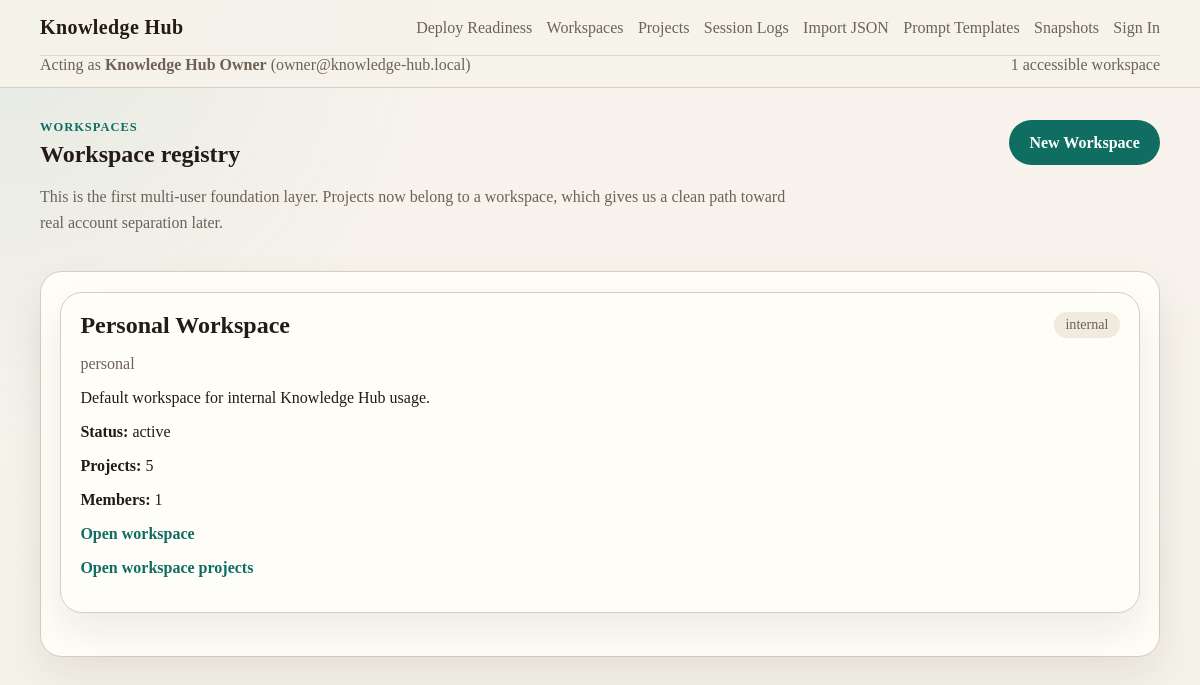
The page /workspaces/ on the database its author committed.
### src/knowledge_hub/models.py (models this page shows)
class TimestampMixin(CreatedAtMixin):
    updated_at: Mapped[DateTime] = mapped_column(
        DateTime(timezone=True),
        server_default=func.now(),
        onupdate=func.now(),
        nullable=False,
    )

class User(Base, TimestampMixin):
    __tablename__ = "users"
    id: Mapped[int] = mapped_column(primary_key=True)
    email: Mapped[str] = mapped_column(String(255), unique=True, index=True, nullable=False)
    display_name: Mapped[str] = mapped_column(String(200), nullable=False)
    status: Mapped[str] = mapped_column(String(50), nullable=False, default="active")
    memberships: Mapped[list["WorkspaceMembership"]] = relationship(
        back_populates="user",
        cascade="all, delete-orphan",
    )
    login_tokens: Mapped[list["LoginToken"]] = relationship(
        back_populates="user",
        cascade="all, delete-orphan",
    )

class Workspace(Base, TimestampMixin):
    __tablename__ = "workspaces"
    id: Mapped[int] = mapped_column(primary_key=True)
    slug: Mapped[str] = mapped_column(String(120), unique=True, index=True, nullable=False)
    name: Mapped[str] = mapped_column(String(200), nullable=False)
    description: Mapped[str | None] = mapped_column(Text)
    plan: Mapped[str] = mapped_column(String(50), nullable=False, default="internal")
    status: Mapped[str] = mapped_column(String(50), nullable=False, default="active")
    projects: Mapped[list["Project"]] = relationship(
        back_populates="workspace",
        cascade="all, delete-orphan",
    )
    memberships: Mapped[list["WorkspaceMembership"]] = relationship(
        back_populates="workspace",
        cascade="all, delete-orphan",
    )

### src/knowledge_hub/blueprints/workspaces.py (the view)
@bp.get("/")
def index():
    session = get_session()
    workspace_ids = sorted(getattr(g, "accessible_workspace_ids", set()))
    workspaces = session.scalars(
        select(Workspace)
        .where(Workspace.id.in_(workspace_ids))
        .order_by(Workspace.name.asc(), Workspace.slug.asc())
    ).all()
    counts = dict(
        session.execute(
            select(Project.workspace_id, func.count(Project.id))
            .group_by(Project.workspace_id)
        ).all()
    )
    member_counts = dict(
        session.execute(
            select(WorkspaceMembership.workspace_id, func.count(WorkspaceMembership.id))
            .group_by(WorkspaceMembership.workspace_id)
        ).all()
    )
    return render_template(
        "workspaces/index.html",
        page_title="Workspaces",
        workspaces=workspaces,
        project_counts=counts,
        member_counts=member_counts,
    )

### src/knowledge_hub/db.py (called while the page is built)
def init_db(app: Flask) -> Engine:
    database_url = app.config["DATABASE_URL"]
    connect_args = {"check_same_thread": False} if database_url.startswith("sqlite") else {}
    engine = create_engine(database_url, connect_args=connect_args)
    SessionLocal.configure(bind=engine)
    app.extensions["knowledge_hub_engine"] = engine
    @app.teardown_appcontext
    def remove_session(_exception=None) -> None:
        SessionLocal.remove()
    return engine

def get_session():
    return SessionLocal()

### src/knowledge_hub/services/access.py (called while the page is built, shortened)
def resolve_request_actor(
    db_session: Session,
    config,
    request: Request,
) -> tuple[User | None, str]:
    actor = ensure_default_owner(db_session, config, commit=False)
    if actor_override_enabled(config):
        requested_email = extract_requested_actor_email(request)
    session_actor = resolve_session_actor(db_session)
    if session_actor is not None:
        return session_actor, "session"
    if auth_required(config):
        return None, "anonymous"
    return actor, "default_owner"

def actor_override_enabled(config) -> bool:
    env_name = str(config.get("ENV_NAME", "development")).strip().lower()
    if env_name == "production":
        return False
    return bool(config.get("DEV_ACTOR_OVERRIDE_ENABLED", True))

def auth_required(config) -> bool:
    return bool(config.get("AUTH_REQUIRED", False))

def extract_requested_actor_email(request: Request) -> str | None:
    for value in (
        request.headers.get(DEV_ACTOR_EMAIL_HEADER),
        request.args.get(DEV_ACTOR_QUERY_PARAM),
        request.form.get(DEV_ACTOR_QUERY_PARAM),
        request.cookies.get(DEV_ACTOR_COOKIE),
    ):
        cleaned = str(value or "").strip()
        if cleaned:
            return cleaned
    return None

def should_clear_actor_override(request: Request) -> bool:
    value = request.args.get(DEV_ACTOR_CLEAR_PARAM) or request.form.get(DEV_ACTOR_CLEAR_PARAM)
    if value is None:
        return False
    return str(value).strip().lower() in {"1", "true", "yes", "on"}

def list_accessible_workspace_ids(db_session: Session, actor: User) -> list[int]:
    return db_session.scalars(
        select(WorkspaceMembership.workspace_id)
        .where(
            WorkspaceMembership.user_id == actor.id,
            WorkspaceMembership.status == "active",
        )
        .order_by(WorkspaceMembership.workspace_id.asc())
    ).all()

### src/knowledge_hub/services/ownership.py (called while the page is built)
def _config_value(config, key: str, fallback):
    if config is None:
        return fallback
    return config.get(key, fallback)

### src/knowledge_hub/templates/workspaces/index.html
{% extends "base.html" %}
{% block content %}
<section class="section-header">
    <div>
        <p class="eyebrow">Workspaces</p>
        <h1>Workspace registry</h1>
        <p class="lead">This is the first multi-user foundation layer. Projects now belong to a workspace, which gives us a clean path toward real account separation later.</p>
    </div>
    <a class="button button-primary" href="{{ url_for('workspaces.create') }}">New Workspace</a>
</section>
<section class="panel">
    {% if workspaces %}
        <div class="card-grid">
            {% for workspace in workspaces %}
                <div class="project-card">
                    <div class="project-card-header">
                        <h2><a href="{{ url_for('workspaces.detail', slug=workspace.slug) }}">{{ workspace.name }}</a></h2>
                        <span class="pill">{{ workspace.plan }}</span>
                    </div>
                    <p class="muted">{{ workspace.slug }}</p>
                    <p>{{ workspace.description or "No description yet." }}</p>
                    <p><strong>Status:</strong> {{ workspace.status }}</p>
                    <p><strong>Projects:</strong> {{ project_counts.get(workspace.id, 0) }}</p>
                    <p><strong>Members:</strong> {{ member_counts.get(workspace.id, 0) }}</p>
                    <p><a class="text-link" href="{{ url_for('workspaces.detail', slug=workspace.slug) }}">Open workspace</a></p>
                    <p><a class="text-link" href="{{ url_for('projects.index', workspace=workspace.slug) }}">Open workspace projects</a></p>
                </div>
            {% endfor %}
        </div>
    {% else %}
        <div class="empty-state">
            <h2>No workspaces yet</h2>
            <p>Create a workspace before you start separating projects for future multi-user use.</p>
        </div>
    {% endif %}
</section>
{% endblock %}

### src/knowledge_hub/templates/base.html (shortened to what this page needs)
<!doctype html>
<html lang="en">
<head>
    <link rel="stylesheet" href="{{ url_for('static', filename='site.css') }}">
</head>
<body>
    <header class="site-header">
        <div class="header-inner">
            <a class="brand" href="{{ url_for('main.home') }}">Knowledge Hub</a>
            <nav class="main-nav">
                {% if current_actor or not auth_required %}
                    <a href="{{ url_for('main.deploy_readiness') }}">Deploy Readiness</a>
                    <a href="{{ url_for('workspaces.index') }}">Workspaces</a>
                    <a href="{{ url_for('projects.index') }}">Projects</a>
                    <a href="{{ url_for('session_logs.index') }}">Session Logs</a>
                    <a href="{{ url_for('session_logs.create') }}">Import JSON</a>
                    <a href="{{ url_for('prompt_templates.index') }}">Prompt Templates</a>
                    <a href="{{ url_for('snapshots.index') }}">Snapshots</a>
                {% endif %}
                {% if current_actor_source == "session" %}
                    <form method="post" action="{{ url_for('auth.logout') }}" class="inline-form">
                        <button class="nav-button" type="submit">Sign Out</button>
                    </form>
                {% else %}
                    <a href="{{ url_for('auth.login', next=request.path if auth_required else None) }}">Sign In</a>
                {% endif %}
            </nav>
        </div>
        {% if current_actor %}
            <div class="header-inner actor-bar">
                <div class="muted">
                    Acting as <strong>{{ current_actor.display_name }}</strong> ({{ current_actor.email }})
                </div>
                <div class="muted">
                    {{ accessible_workspaces | length }} accessible workspace{{ "" if accessible_workspaces | length == 1 else "s" }}
                </div>
            </div>
        {% elif auth_required %}
            <div class="header-inner actor-bar">
                <div class="muted">
                    Private mode is enabled. Sign in to access your workspace data.
                </div>
            </div>
        {% endif %}
    </header>
    <main class="page-shell">
        {% block content %}{% endblock %}
    </main>
</body>
</html>

### rows shown on the page
User: display_name "Knowledge Hub Owner", email "owner@knowledge-hub.local"
Workspace: name "Personal Workspace", plan "internal", slug "personal", description "Default workspace for internal Knowledge Hub usage.", status "active", get "5", get "1"

### other values the page prints
{{ accessible_workspaces | length }} "1"
